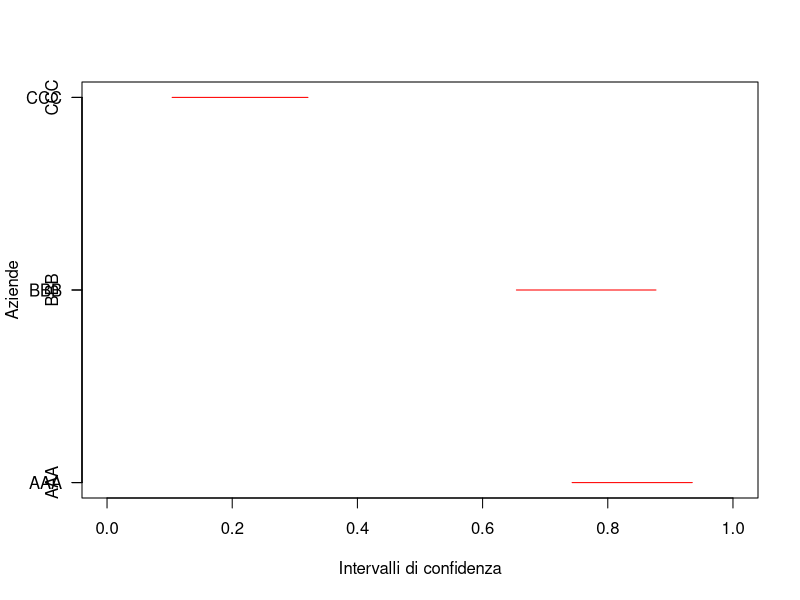
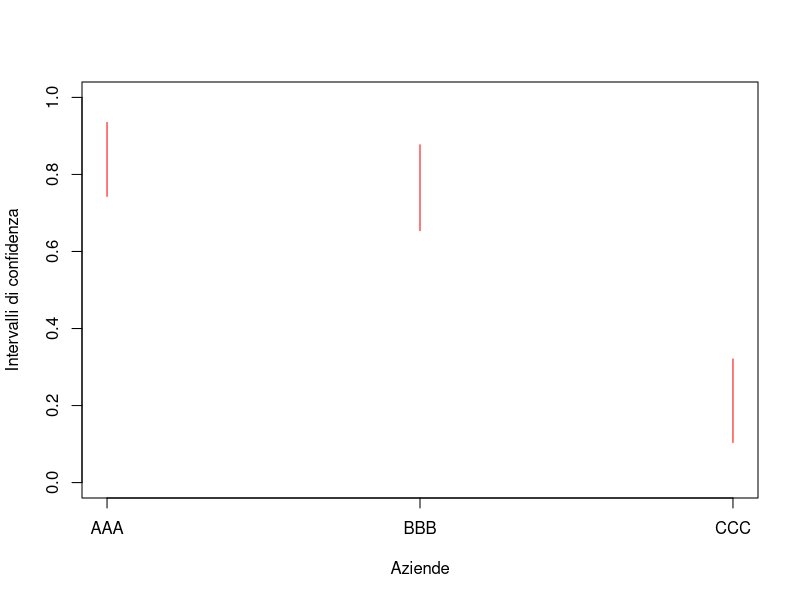
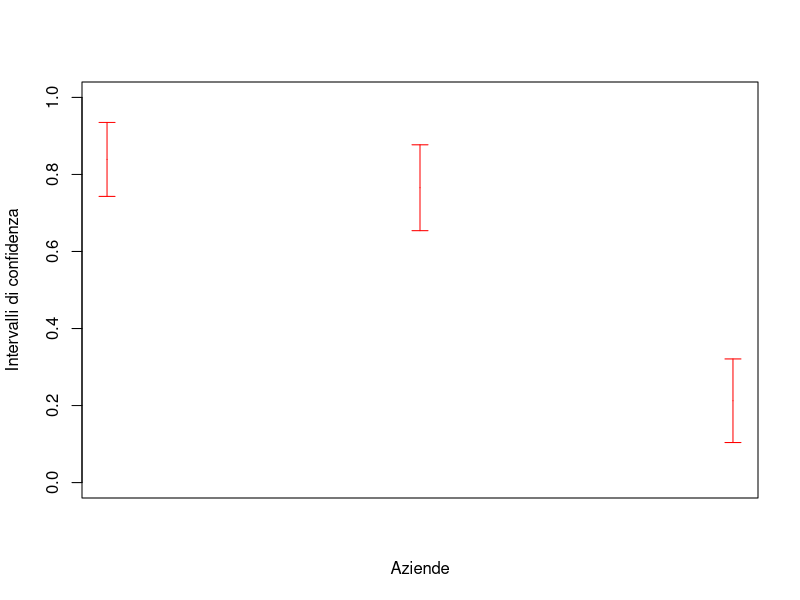

Here is the R script that generated these plots, in order:
### dati
ul <- c(0.935,0.877,0.321) #valori limite superiori
ll <- c(0.743,0.654,0.104) #valori limiti inferiori
ref <- c("AAA","BBB","CCC") #etichette che vorrei in ordinata 
m1 <- cbind(ul,ll)


### plot (aggiungo i label)
# genera il grafico ma senza asse y
plot(x = m1[,1], y = 1:3, xlab="Intervalli di confidenza", ylab="Aziende", 
     xlim = c(min(0),max(1)), type="n", yaxt="n")
segments(y0 = 1:3, x0 = m1[,1], y1 = 1:3, x1 = m1[,2], col = "red")
# aggiunge asse y specificando le label
axis(side = 2, at = 1:3, labels = ref)
# notare la differenza con il precedente
axis(side = 2, at = 1:3, labels = ref, las = 2)


### plot verticale
# genera il grafico invertendo x e y rispetto al precedente
plot(y = m1[,1], x = 1:3, ylab = "Intervalli di confidenza", xlab = "Aziende", 
     ylim = c(min(0),max(1)), type = "n", xaxt = "n")
segments(x0 = 1:3, y0 = m1[,1], x1 = 1:3, y1 = m1[,2], col = "red")
# aggiunge asse x specificando le label
axis(side = 1, at = 1:3, labels = ref)


### libreria plotrix (prevede una funzione per disegnare intervalli di confidenza)
# verifica se il package e' installato ed eventualmente installa
if(!"plotrix" %in% installed.packages()) {install.packages("plotrix")}
# carica il package
library(plotrix)
# creo vettore con i punti centrali
y <- apply(m1, 1, mean)
# creo vettore con le semidistanze dei segmenti (non indispensabile, potrei anche usare minimi e massimi)
err <- abs(apply(m1, 1, diff))/2
# disegno le barre
plotCI(1:length(y), y = y, uiw = err,
       xaxt="n", ylab="Intervalli di confidenza", xlab="Aziende", 
       ylim = c(min(0),max(1)), col = "red", pch=NA)
